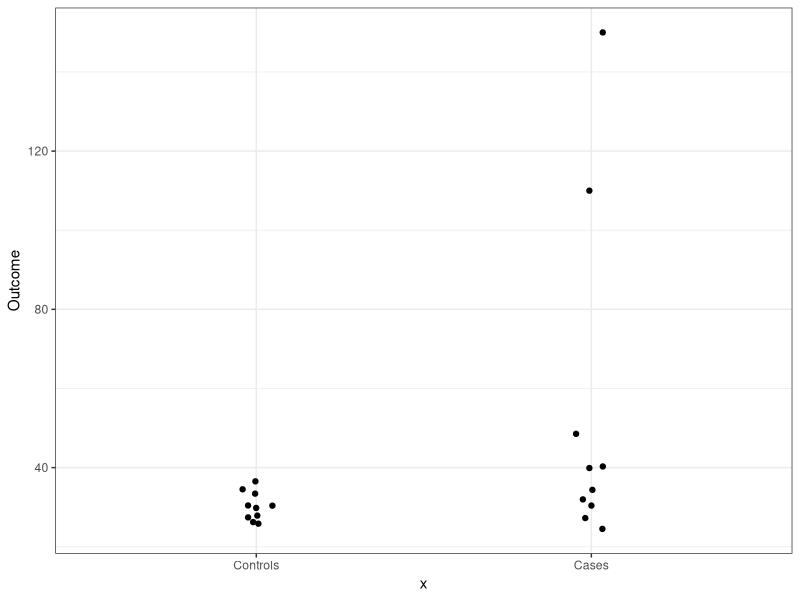
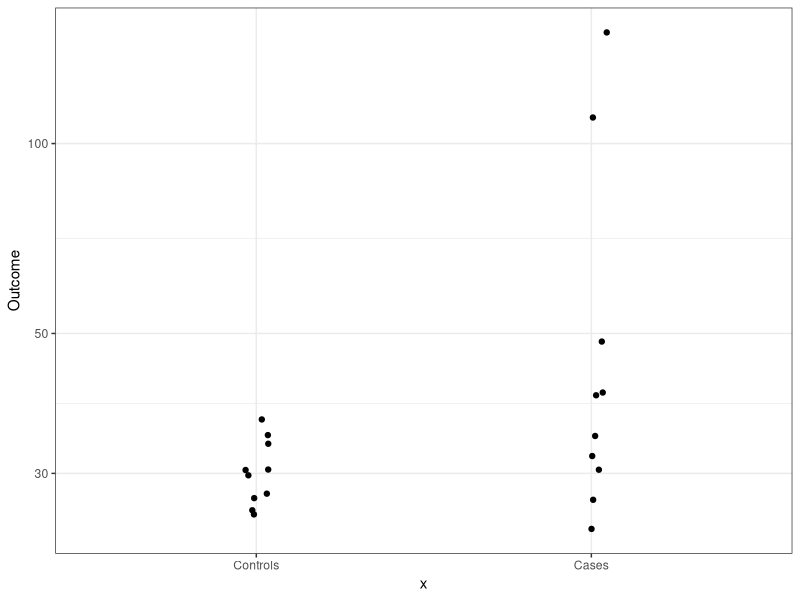
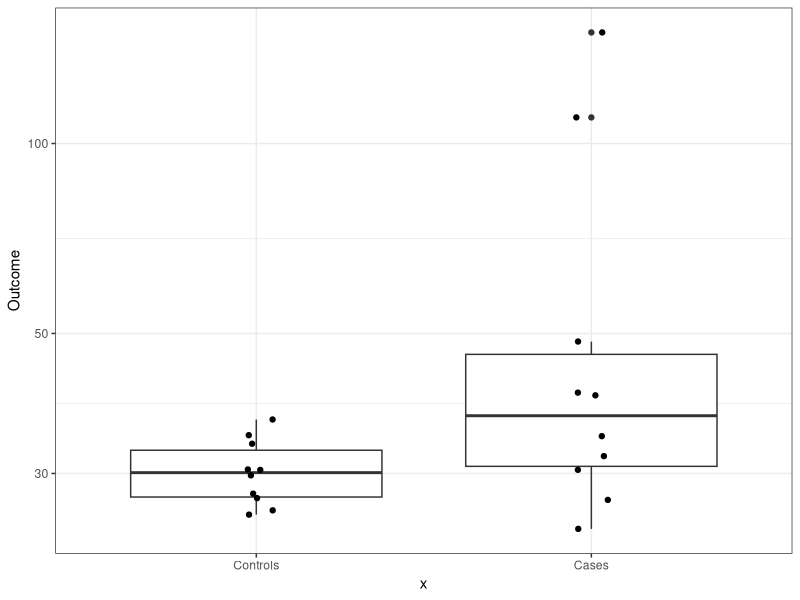
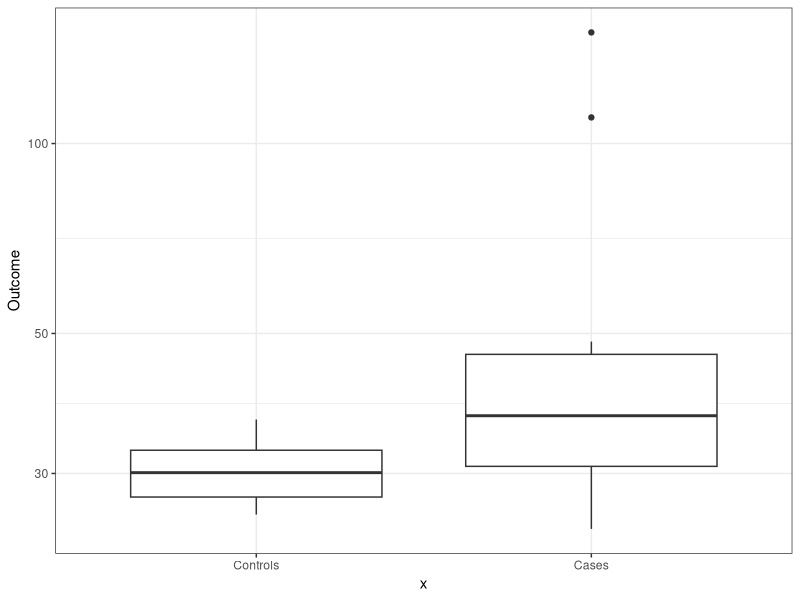
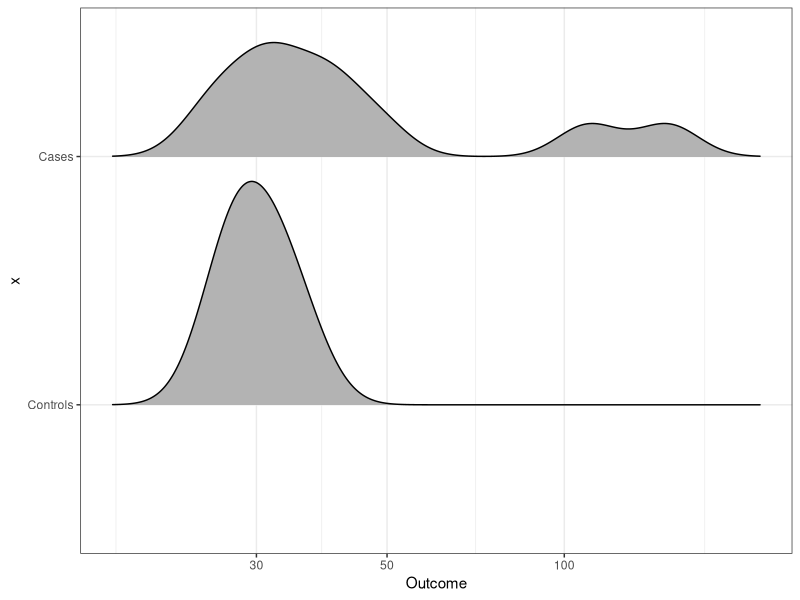
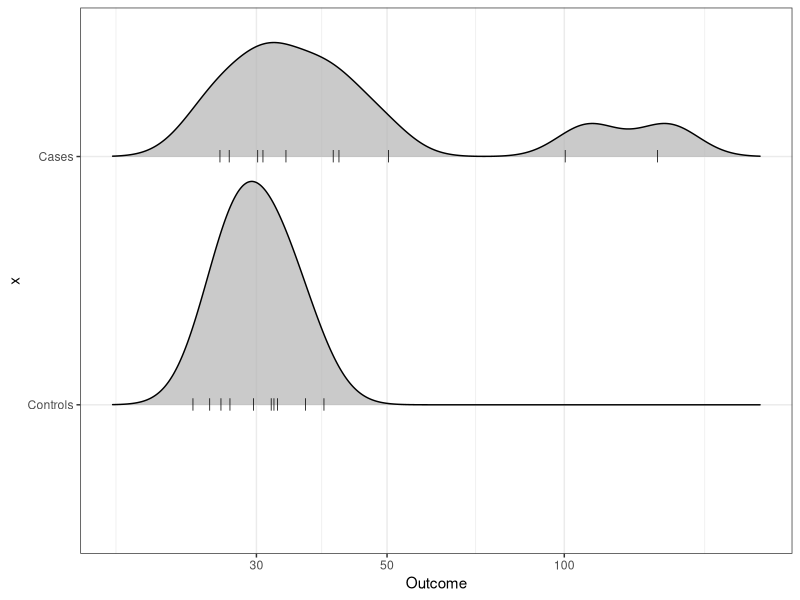

Source code (R) for these figures, in order:
## ---- chunk 1
knitr::opts_chunk$set(echo = TRUE)
## ---- chunk 2
library(data.table); library(tidyverse); library(gganimate); 
library(ggbeeswarm); library(rmarkdown); library(knitr)
theme_set(theme_bw())  # set overall ggplot theme
set.seed(0)
n <- 10
cases <- rnorm(n, 5, 0.25)
controls <- rnorm(n, 5, 0.25)
cases <- 2^(cases)
controls <- 2^(controls)
cases[1:2] <- c(110, 150) # 引入离群值
dat <- data.frame(x = factor(rep(c("Controls", "Cases") , each = n), 
                             levels = c("Controls", "Cases")), 
                  Outcome = c(controls, cases))
## ---- chunk 3
dat %>% ggplot(aes(x, Outcome)) +
  geom_jitter(width = 0.05)
## ---- chunk 4
dat %>% ggplot(aes(x, Outcome)) +
  geom_jitter(width = 0.05) +
  scale_y_log10()
## ---- chunk 5
dat %>% ggplot(aes(x, Outcome)) +
  geom_boxplot() +
  geom_jitter(width = 0.05) +
  scale_y_log10()
## ---- chunk 6
dat %>% ggplot(aes(x, Outcome)) +
  geom_boxplot() + 
  scale_y_log10()
## ---- chunk 7
library(ggridges)
dat %>% ggplot(aes(Outcome, x)) +
  scale_x_log10()+
  geom_density_ridges(scale = 0.9)
## ---- chunk 8
dat %>% ggplot(aes(Outcome, x)) +
  scale_x_log10() +
  geom_density_ridges(scale = 0.9, 
                      jittered_points = TRUE, 
                      position = position_points_jitter(width = 0.05, height = 0), 
                      point_shape = '|', 
                      point_size = 3, 
                      point_alpha = 1, 
                      alpha = 0.7)
